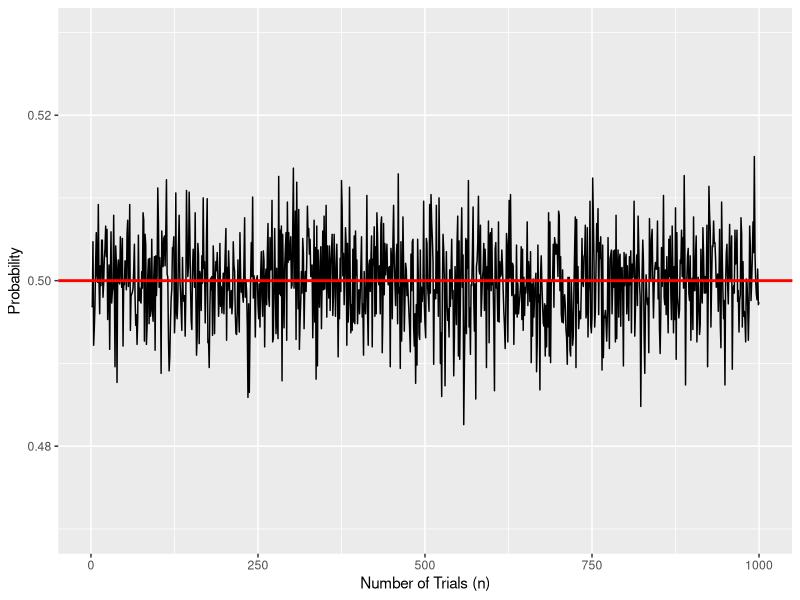
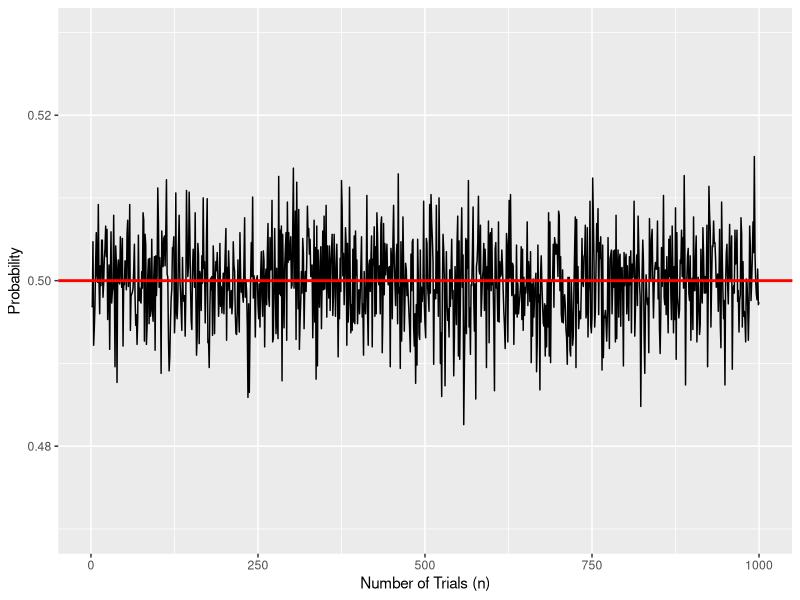

Here is the R script that generated these plots, in order:

# load some packages
library(ggplot2)

# Frequentist Interpretation of probability
r <- 1000
prob <- numeric(r)

# Run a 'for' loop:
for (i in 1:r) {
        # toss a fair coin 10000 times
        x <- rbinom(n = 10000, size = 1, prob = 0.5)
        # calculate the ratio of heads and save in 'prob'
        prob[i] <- sum(x)/10000
}

# Some summary and an interactive plot
summary(prob)
ggplot() +
        geom_line(aes(seq_along(prob), prob)) +
        geom_hline(aes(yintercept = 0.5), color = "red", size = 1) +
        coord_cartesian(ylim = c(0.47,0.53)) +
        labs(x ="Number of Trials (n)",
             y = "Probability")
# save the plot
ggsave("figures/prob_freq.png", width = 7.77, height = 4.29)



